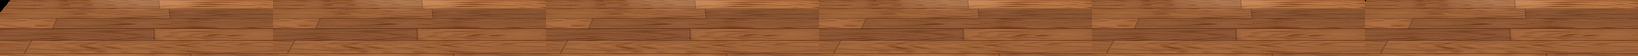

A 2D game scene composited from a Tiled map and its tileset images. What follows is a short description and the map's XML, with each tile layer's data collapsed to a summary:
An orthogonal 6x1 tile map with 273x56 px tiles, 3 tile layers (1, 2, 3), 3 tilesets and 6 objects (flower1, flower2, flower3, flower4, flower5, ...).

<map version="1.2" tiledversion="1.3.1" orientation="orthogonal" renderorder="right-down" compressionlevel="0" width="6" height="1" tilewidth="273" tileheight="56" infinite="0" nextlayerid="17" nextobjectid="1037">
 <tileset firstgid="1" name="huojia1" tilewidth="319" tileheight="56" tilecount="1" columns="1">
  <image source="huojia1.png" width="319" height="56" />
 </tileset>
 <tileset firstgid="2" name="huojia2" tilewidth="273" tileheight="56" tilecount="1" columns="1">
  <image source="huojia2.png" width="273" height="56" />
 </tileset>
 <tileset firstgid="3" name="huojia3" tilewidth="319" tileheight="56" tilecount="1" columns="1">
  <image source="huojia3.png" width="319" height="56" />
 </tileset>
 <layer id="6" name="1" width="6" height="1" locked="1" offsetx="-36.2644" offsety="0">
  <data>[6 cells, 1 non-empty, 1 distinct tile ids]</data>
 </layer>
 <layer id="7" name="2" width="6" height="1" locked="1">
  <data>[6 cells, 4 non-empty, 1 distinct tile ids]</data>
 </layer>
 <layer id="8" name="3" width="6" height="1" locked="1">
  <data>[6 cells, 1 non-empty, 1 distinct tile ids]</data>
 </layer>
 <objectgroup id="16" name="flower" locked="1">
  <object id="1022" name="flower1" x="40.0061" y="-229.509" width="191.608" height="254.776" />
  <object id="1023" name="flower2" x="315.838" y="-231.615" width="191.608" height="258.987" />
  <object id="1033" name="flower3" x="589.564" y="-233.721" width="191.608" height="258.987" />
  <object id="1034" name="flower4" x="863.291" y="-231.615" width="191.608" height="258.987" />
  <object id="1035" name="flower5" x="1132.81" y="-233.721" width="191.608" height="258.987" />
  <object id="1036" name="flower6" x="1404.43" y="-231.615" width="191.608" height="258.987" />
 </objectgroup>
</map>
